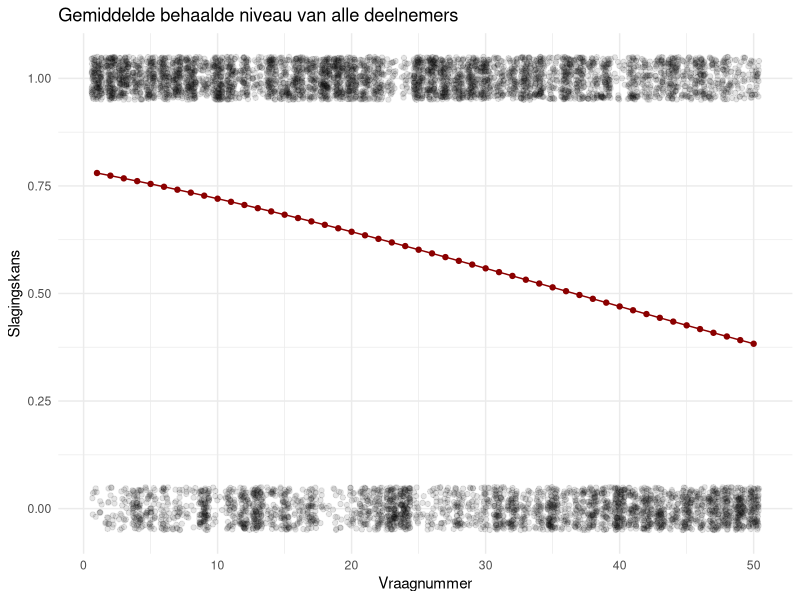

R code for this plot: (Note: this script raises an error after producing the figure.)
## ---- chunk 1
knitr::opts_chunk$set(echo = TRUE)

library(ggplot2)
library(tidyr)
## ---- chunk 2
german_form <- read.table("Duitse taalvaardigheid onderzoek(1-154).csv", header = T, sep = ';', fileEncoding = 'latin1')
colnames(german_form) <- paste0("V", 1:ncol(german_form)) # verander headers naar kortere alternatief
head(german_form)
## ---- chunk 3
# Data uithalen
german_long <- pivot_longer(
  german_form,
  cols = 17:66,
  names_to = "question",
  values_to = "answer"
)

# Data opschonen
german_long$answer <- as.numeric(as.character(german_long$answer))

german_long <- subset(german_long, answer %in% c(0,1))

# Vraagnummers
german_long$question_num <- as.numeric(gsub("V", "", german_long$question)) - min(as.numeric(gsub("V", "", german_long$question))) + 1

# Logistic regression
model <- glm(answer ~ question_num, data = german_long, family = binomial)

a_0 <- coef(model)[1] # intercept
a_1 <- coef(model)[2] # helling

x_50 <- -a_0 / a_1 # 50% kans

# Voorspelling: wat is de kans dat iemand een vraag goed beantwoordt, gegeven het vraagnummer?
pred_data <- data.frame(
  question_num = seq(
    min(german_long$question_num),
    max(german_long$question_num)
  )
)

pred_data$prob <- predict(model, newdata = pred_data, type = "response")

# Grafiek maken
ggplot(german_long, aes(x = question_num, y = answer)) +
  geom_jitter(alpha = 0.1, height = 0.05) +
  geom_line(data = pred_data, aes(y = prob), color = "darkred") +
  geom_point(data = pred_data, aes(y = prob), color = "darkred") +
  labs(
    x = "Vraagnummer",
    y = "Slagingskans",
    title = "Gemiddelde behaalde niveau van alle deelnemers"
  ) +
  theme_minimal()
## ---- chunk 4
# Data uithalen
german_long <- pivot_longer(
  german_form,
  cols = 17:66,
  names_to = "question",
  values_to = "answer"
)

# Data opschonen
german_long$answer <- as.numeric(as.character(german_long$answer))
german_long <- subset(german_long, answer %in% c(0,1))

# Vraagnummers
german_long$question_num <- as.numeric(gsub("V", "", german_long$question)) - min(as.numeric(gsub("V", "", german_long$question))) + 1

# Niveaus
german_long$gedeelte <- ceiling(german_long$question_num / 10) * 10

# Aantal goed per persoon per niveau
scores_gedeelte <- aggregate(answer ~ V1 + gedeelte, data = german_long, FUN = sum)

# Kies een persoon
persoon_id <- scores_per_persoon$persoon[67]
persoon_data <- subset(german_long, V1 == persoon_id)

# Drempel
drempel <- 6

persoon_scores <- subset(scores_gedeelte, V1 == persoon_id)
persoon_scores <- persoon_scores[order(persoon_scores$gedeelte), ]
behaald <- persoon_scores$gedeelte[cumprod(persoon_scores$answer >= drempel) == 1] # cumall: TRUE zolang alle voorgaande ook TRUE zijn, stopt bij eerste FALSE
hoogste_niveau <- ifelse(length(behaald) > 0, max(behaald), 0)

# Plotten
ggplot(persoon_data, aes(x = factor(gedeelte), y = answer)) +
  geom_jitter(alpha = 0.1, height = 0.05) +
  geom_boxplot() +
  labs(
    x = "Vraagnummer",
    y = "Slagingskans",
    title = paste("Niveau persoon", persoon_id, "->", hoogste_niveau)
  ) +
  theme_minimal()
